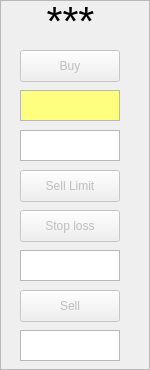
      <widget class="QFrame" name="frame_2">
       <property name="frameShape">
        <enum>QFrame::StyledPanel</enum>
       </property>
       <property name="frameShadow">
        <enum>QFrame::Raised</enum>
       </property>
       <widget class="QPushButton" name="Buy_2">
        <property name="enabled">
         <bool>false</bool>
        </property>
        <property name="geometry">
         <rect>
          <x>20</x>
          <y>50</y>
          <width>100</width>
          <height>32</height>
         </rect>
        </property>
        <property name="text">
         <string>Buy</string>
        </property>
       </widget>
       <widget class="QLabel" name="ticker_2">
        <property name="geometry">
         <rect>
          <x>0</x>
          <y>0</y>
          <width>141</width>
          <height>41</height>
         </rect>
        </property>
        <property name="sizePolicy">
         <sizepolicy hsizetype="Expanding" vsizetype="Expanding">
          <horstretch>0</horstretch>
          <verstretch>0</verstretch>
         </sizepolicy>
        </property>
        <property name="font">
         <font>
          <pointsize>31</pointsize>
         </font>
        </property>
        <property name="text">
         <string>***</string>
        </property>
        <property name="alignment">
         <set>Qt::AlignCenter</set>
        </property>
       </widget>
       <widget class="QPlainTextEdit" name="price_2">
        <property name="geometry">
         <rect>
          <x>20</x>
          <y>130</y>
          <width>100</width>
          <height>31</height>
         </rect>
        </property>
       </widget>
       <widget class="QPlainTextEdit" name="qty_2">
        <property name="geometry">
         <rect>
          <x>20</x>
          <y>90</y>
          <width>100</width>
          <height>31</height>
         </rect>
        </property>
        <property name="palette">
         <palette>
          <active>
           <colorrole role="Base">
            <brush brushstyle="SolidPattern">
             <color alpha="255">
              <red>255</red>
              <green>255</green>
              <blue>127</blue>
             </color>
            </brush>
           </colorrole>
          </active>
          <inactive>
           <colorrole role="Base">
            <brush brushstyle="SolidPattern">
             <color alpha="255">
              <red>255</red>
              <green>255</green>
              <blue>127</blue>
             </color>
            </brush>
           </colorrole>
          </inactive>
          <disabled>
           <colorrole role="Base">
            <brush brushstyle="SolidPattern">
             <color alpha="255">
              <red>73</red>
              <green>143</green>
              <blue>255</blue>
             </color>
            </brush>
           </colorrole>
          </disabled>
         </palette>
        </property>
       </widget>
       <widget class="QPushButton" name="SLimit_2">
        <property name="enabled">
         <bool>false</bool>
        </property>
        <property name="geometry">
         <rect>
          <x>20</x>
          <y>170</y>
          <width>100</width>
          <height>32</height>
         </rect>
        </property>
        <property name="text">
         <string>Sell Limit</string>
        </property>
       </widget>
       <widget class="QPushButton" name="Sell_2">
        <property name="enabled">
         <bool>false</bool>
        </property>
        <property name="geometry">
         <rect>
          <x>20</x>
          <y>290</y>
          <width>100</width>
          <height>32</height>
         </rect>
        </property>
        <property name="text">
         <string>Sell</string>
        </property>
       </widget>
       <widget class="QPushButton" name="SLoss_2">
        <property name="enabled">
         <bool>false</bool>
        </property>
        <property name="geometry">
         <rect>
          <x>20</x>
          <y>210</y>
          <width>100</width>
          <height>32</height>
         </rect>
        </property>
        <property name="text">
         <string>Stop loss</string>
        </property>
       </widget>
       <widget class="QPlainTextEdit" name="loss_2">
        <property name="geometry">
         <rect>
          <x>20</x>
          <y>250</y>
          <width>100</width>
          <height>31</height>
         </rect>
        </property>
       </widget>
       <widget class="QPlainTextEdit" name="T_2">
        <property name="geometry">
         <rect>
          <x>20</x>
          <y>330</y>
          <width>100</width>
          <height>31</height>
         </rect>
        </property>
       </widget>
      </widget>
